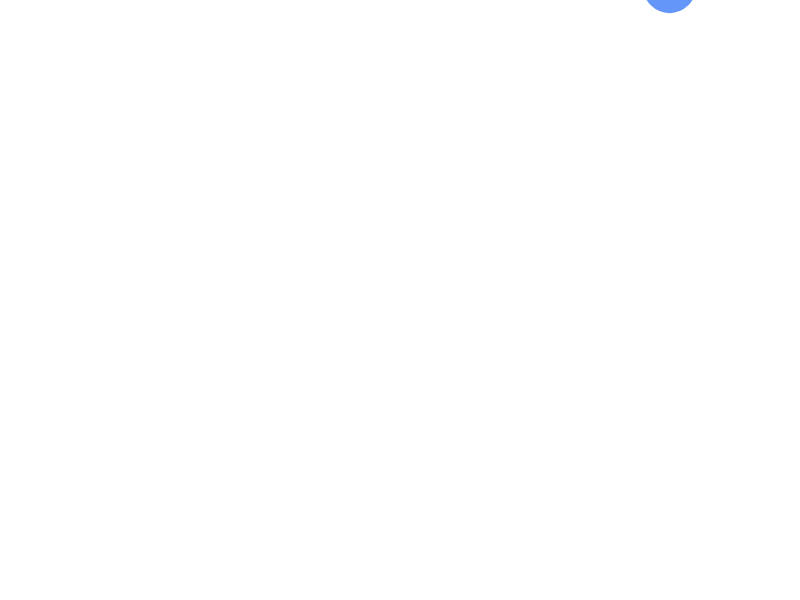
Frame 1 (no input)
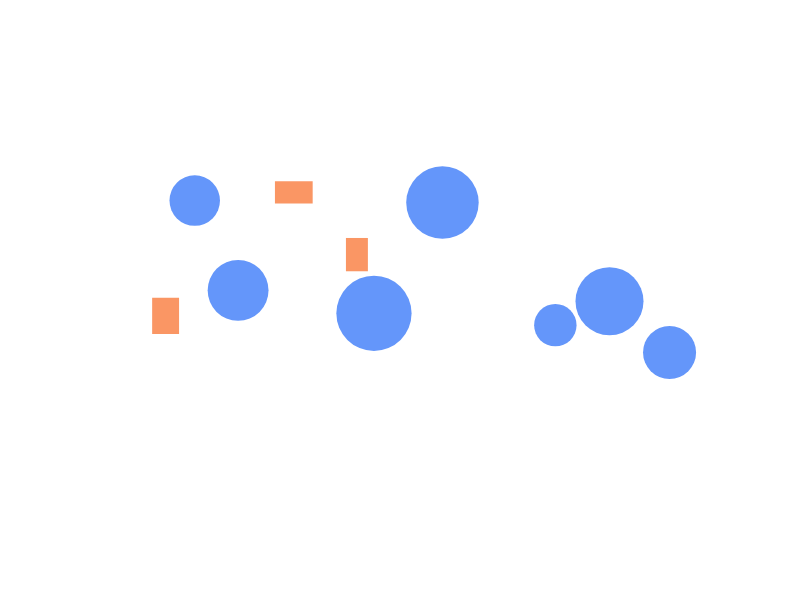
Frame 60 (no input)
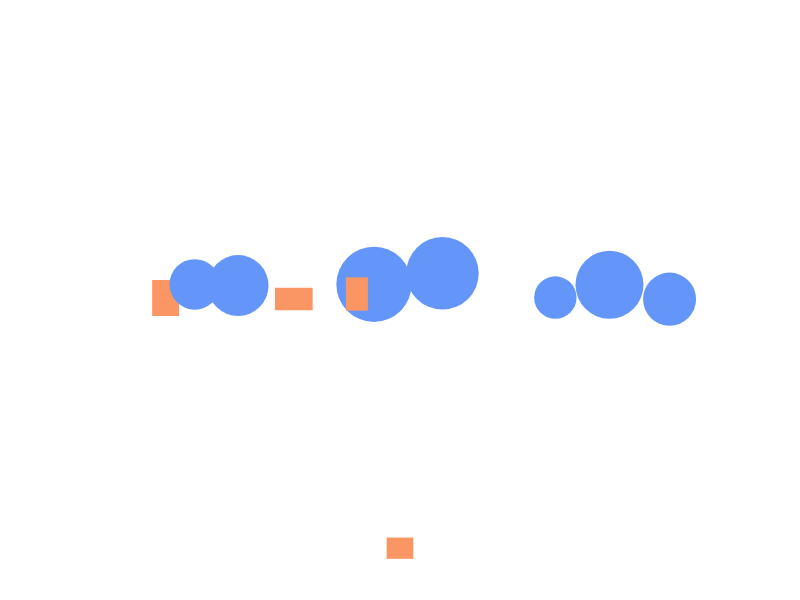
Frame 120 (the mouse pressed at the canvas centre since frame 60)

The p5.js sketch that drew these frames (run headless with seeded random() and noise() and a simulated clock; from frame 60 on, the mouse is pressed at the canvas centre):

// p5.js sketch
// ── sketch.js
let shapes = [];
let gravity;

function setup() {
  createCanvas(800, 600);
  gravity = createVector(0, 0.2); // Things falling due to gravity


  for (let i = 0; i < 10; i++) {
    if (random(1) < 0.5) {
      shapes.push(new CircleShape(random(width), random(-200, 0), random(20, 40))); //created some random shapes
    } else {
      shapes.push(new RectShape(random(width), random(-200, 0), random(20, 40), random(20, 40)));
    }
  }
}

function draw() {
  background(255); 
  //Update and show every shape.
  for (let shape of shapes) {
    shape.applyForce(gravity);
    shape.update();
    shape.display();
  }
}

// Add a new shape where we click, desided to keep the idea from ""Cube"
function mousePressed() {
  if (random(1) < 0.5) {
    shapes.push(new CircleShape(mouseX, mouseY, random(20, 40)));
  } else {
    shapes.push(new RectShape(mouseX, mouseY, random(20, 40), random(20, 40)));
  }
}


class CircleShape { //new class 
  constructor(x, y, r) {
    this.pos = createVector(x, y);
    this.vel = createVector(0, 0);
    this.acc = createVector(0, 0);
    this.r = r;
    this.restitution = 0.7; // Bouncy factor
  }

  // Apply a force to the circle
  applyForce(force) {
    this.acc.add(force);
  }

  //Relocate and take a bounce off the bottom.
  update() {
    this.vel.add(this.acc);
    this.pos.add(this.vel);
    this.acc.mult(0);

    if (this.pos.y + this.r > height) {
      this.pos.y = height - this.r;
      this.vel.y *= -this.restitution; // Bounce back up
    }
  }


  display() {
    fill(100, 150, 250);
    noStroke();
    ellipse(this.pos.x, this.pos.y, this.r * 2);
  }
}

// New class, rectangle shape class
class RectShape {
  constructor(x, y, w, h) {
    this.pos = createVector(x, y);
    this.vel = createVector(0, 0);
    this.acc = createVector(0, 0);
    this.w = w;
    this.h = h;
    this.restitution = 0.7; // Bouncy factor
  }

  // force to shape 
  applyForce(force) {
    this.acc.add(force);
  }

  
  
  update() {
    this.vel.add(this.acc);
    this.pos.add(this.vel);
    this.acc.mult(0)
    
    if (this.pos.y + this.h / 2 > height) {
      this.pos.y = height - this.h / 2;
      this.vel.y *= -this.restitution; // Bounce back up
    }
  }

  display() {
    fill(250, 150, 100);
    noStroke();
    rectMode(CENTER);
    rect(this.pos.x, this.pos.y, this.w, this.h);
  }
}
